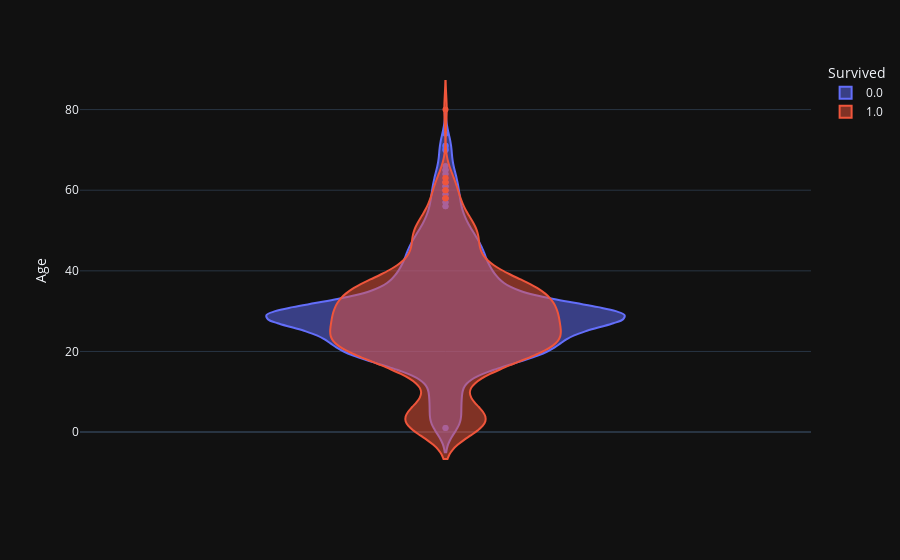

The code cell stored with this chart in its notebook:
### Code cell
train = df[:ntrain]
import plotly.express as px
fig = px.violin(train, y='Age', color='Survived', violinmode='overlay')
fig.show()

### Figure 1 — Plotly figure (JSON) as saved in the notebook; plotly's stock layout.template omitted (floating-point values rounded to 4 significant figures; data arrays with more than 128 entries replaced by an {"elided": "..."} marker saying what was removed)
{"data": [{"alignmentgroup": "True", "box": {"visible": false}, "hovertemplate": "Survived=0.0<br>Age=%{y}<extra></extra>", "legendgroup": "0.0", "marker": {"color": "#636efa"}, "name": "0.0", "offsetgroup": "0.0", "orientation": "v", "scalegroup": "True", "showlegend": true, "x0": " ", "xaxis": "x", "y": {"elided": "549 float values"}, "y0": " ", "yaxis": "y", "type": "violin"}, {"alignmentgroup": "True", "box": {"visible": false}, "hovertemplate": "Survived=1.0<br>Age=%{y}<extra></extra>", "legendgroup": "1.0", "marker": {"color": "#EF553B"}, "name": "1.0", "offsetgroup": "1.0", "orientation": "v", "scalegroup": "True", "showlegend": true, "x0": " ", "xaxis": "x", "y": {"elided": "342 float values"}, "y0": " ", "yaxis": "y", "type": "violin"}], "layout": {"xaxis": {"anchor": "y", "domain": [0.0, 1.0]}, "yaxis": {"anchor": "x", "domain": [0.0, 1.0], "title": {"text": "Age"}}, "legend": {"title": {"text": "Survived"}, "tracegroupgap": 0}, "margin": {"t": 60}, "violinmode": "overlay"}}
